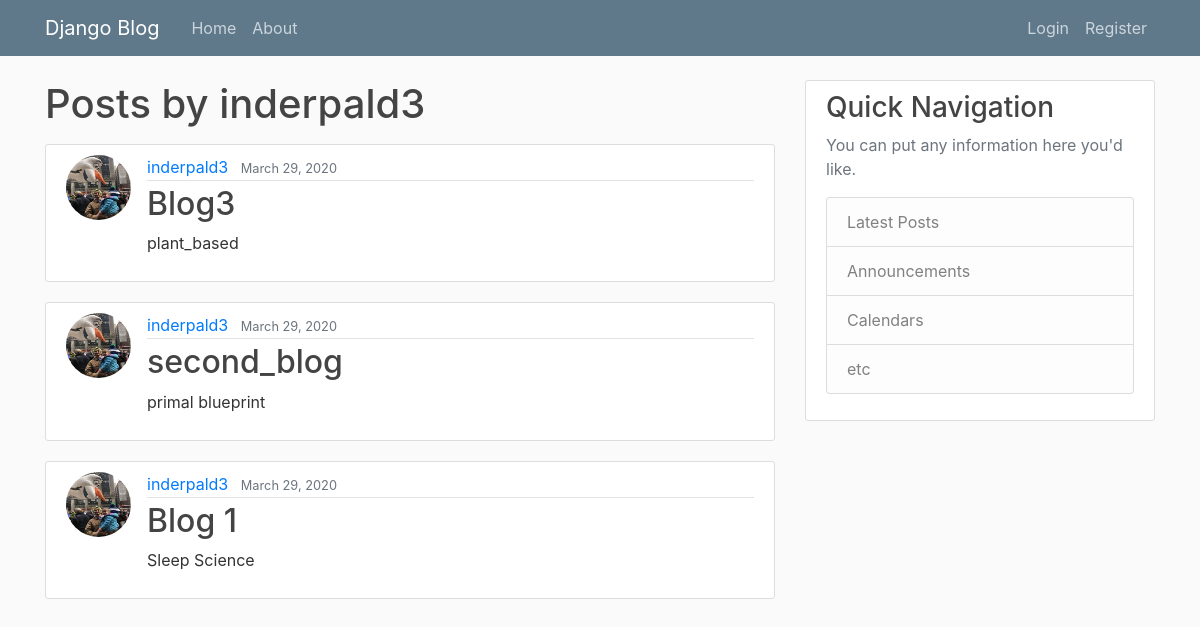
/user/inderpald3, run on an earlier commit of the app's database.
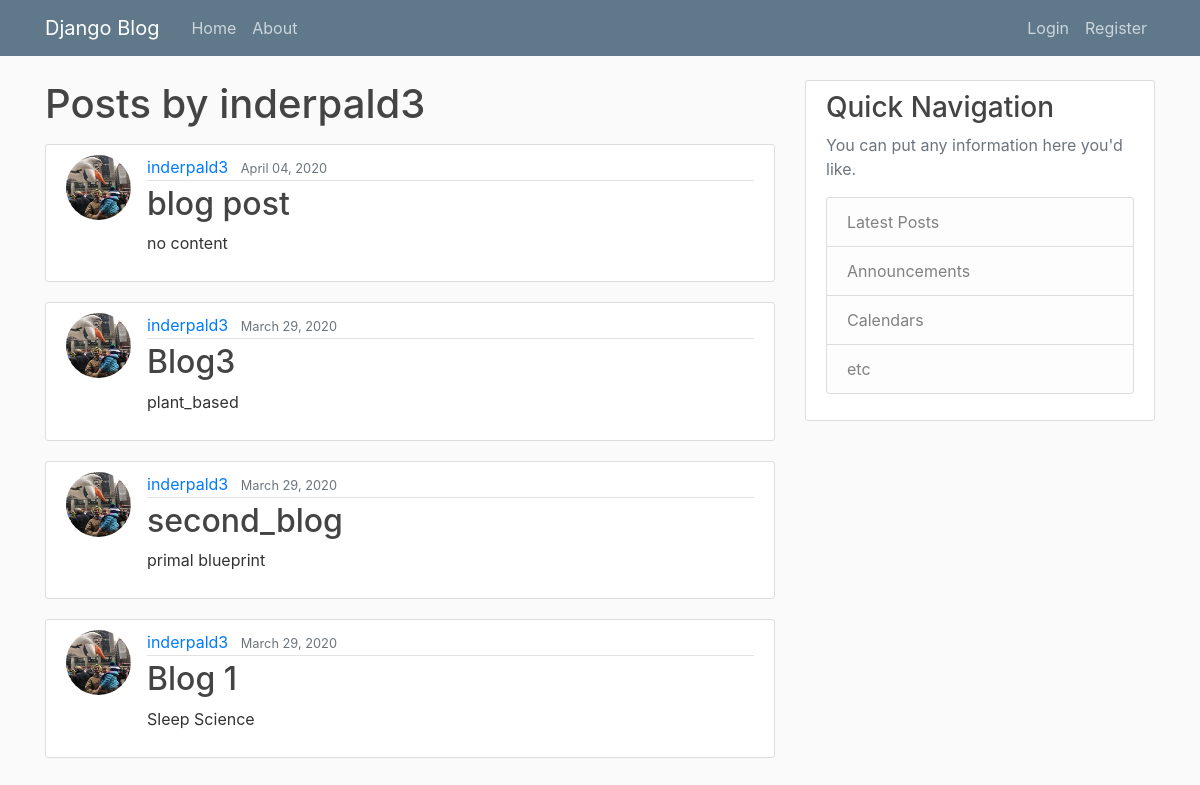
And on a later commit of the database.
### blog/models.py (models this page shows, shortened)
class Post(models.Model):
    title = models.CharField(max_length=100)
    content = models.TextField()
    date_posted = models.DateTimeField(default=timezone.now)
    author = models.ForeignKey(User, on_delete=models.CASCADE)

### users/models.py (models this page shows, shortened)
class Profile(models.Model):
    user = models.OneToOneField(User, on_delete=models.CASCADE)
    image = models.ImageField(default='default.jpg', upload_to='profile_pics')

### blog/views.py (the view)
# urls.py: path('user/<str:username>', UserPostListView.as_view(), name='user-posts'),
class UserPostListView(ListView):
    model = Post
    template_name = 'blog/user_posts.html'
    context_object_name = 'posts'
    paginate_by = 5
    def get_queryset(self):
        user = get_object_or_404(User, username=self.kwargs.get('username'))
        return Post.objects.filter(author=user).order_by('-date_posted')

### blog/templates/blog/user_posts.html (shortened to what this page needs)
{% extends 'blog/base.html'%}
{% block replace_content%}
    <h1 class='mb-3'>Posts by {{ view.kwargs.username }} </h1>
    {% for post in posts %}
        <article class="media content-section">
            <img class="rounded-circle article-img" src="{{ post.author.profile.image.url }}">
            <div class="media-body">
            <div class="article-metadata">
                <a class="mr-2" href="{% url 'user-posts' post.author.username %}">{{ post.author }}</a>
                <small class="text-muted">{{ post.date_posted|date:'F d, Y' }}</small>
            </div>
            <h2><a class="article-title" href="{% url 'post-detail' post.id %}">{{ post.title }}</a></h2>
            <p class="article-content">{{ post.content }}</p>
            </div>
        </article>
    {% endfor %}
{% endblock replace_content%}

What changed in the data, as far as the page shows it:
added Post: author.profile.image (picture), author "inderpald3", date_posted "April 04, 2020", title "blog post", content "no content"
